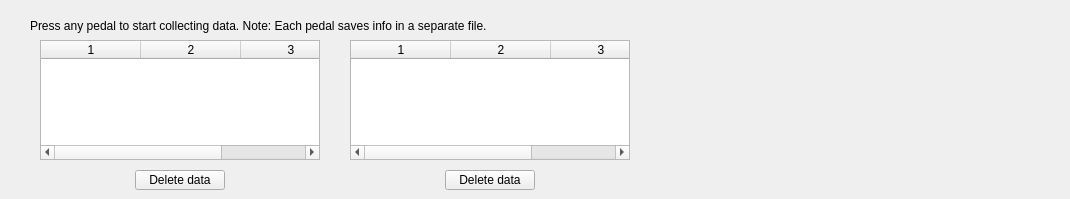
    <widget class="QWidget" name="DataManually">
     <property name="font">
      <font>
       <pointsize>9</pointsize>
      </font>
     </property>
     <attribute name="title">
      <string>Digitize Manually</string>
     </attribute>
     <widget class="QTableWidget" name="MdataLtable">
      <property name="geometry">
       <rect>
        <x>40</x>
        <y>40</y>
        <width>280</width>
        <height>120</height>
       </rect>
      </property>
      <property name="sizePolicy">
       <sizepolicy hsizetype="Expanding" vsizetype="Expanding">
        <horstretch>0</horstretch>
        <verstretch>0</verstretch>
       </sizepolicy>
      </property>
      <property name="verticalScrollBarPolicy">
       <enum>Qt::ScrollBarAsNeeded</enum>
      </property>
      <property name="editTriggers">
       <set>QAbstractItemView::NoEditTriggers</set>
      </property>
      <property name="selectionBehavior">
       <enum>QAbstractItemView::SelectRows</enum>
      </property>
      <property name="rowCount">
       <number>0</number>
      </property>
      <property name="columnCount">
       <number>3</number>
      </property>
      <column/>
      <column/>
      <column/>
     </widget>
     <widget class="QLabel" name="label_2">
      <property name="geometry">
       <rect>
        <x>30</x>
        <y>10</y>
        <width>1031</width>
        <height>31</height>
       </rect>
      </property>
      <property name="text">
       <string>Press any pedal to start collecting data. Note: Each pedal saves info in a separate file.</string>
      </property>
     </widget>
     <widget class="QTableWidget" name="MdataRtable">
      <property name="geometry">
       <rect>
        <x>350</x>
        <y>40</y>
        <width>280</width>
        <height>120</height>
       </rect>
      </property>
      <property name="editTriggers">
       <set>QAbstractItemView::NoEditTriggers</set>
      </property>
      <property name="selectionBehavior">
       <enum>QAbstractItemView::SelectRows</enum>
      </property>
      <property name="rowCount">
       <number>0</number>
      </property>
      <property name="columnCount">
       <number>3</number>
      </property>
      <column/>
      <column/>
      <column/>
     </widget>
     <widget class="QPushButton" name="DeleteDataL">
      <property name="geometry">
       <rect>
        <x>135</x>
        <y>170</y>
        <width>90</width>
        <height>20</height>
       </rect>
      </property>
      <property name="text">
       <string>Delete data</string>
      </property>
     </widget>
     <widget class="QPushButton" name="DeleteDataR">
      <property name="geometry">
       <rect>
        <x>445</x>
        <y>170</y>
        <width>90</width>
        <height>20</height>
       </rect>
      </property>
      <property name="text">
       <string>Delete data</string>
      </property>
     </widget>
    </widget>
